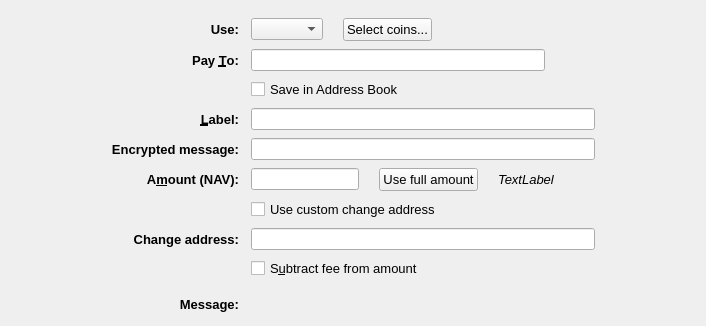
  <widget class="QFrame" name="SendCoins">
   <property name="frameShape">
    <enum>QFrame::NoFrame</enum>
   </property>
   <layout class="QGridLayout" name="gridLayout">
    <property name="topMargin">
     <number>8</number>
    </property>
    <property name="bottomMargin">
     <number>4</number>
    </property>
    <property name="horizontalSpacing">
     <number>12</number>
    </property>
    <property name="verticalSpacing">
     <number>8</number>
    </property>
    <item row="2" column="0">
     <spacer name="horizontalSpacer">
      <property name="orientation">
       <enum>Qt::Horizontal</enum>
      </property>
      <property name="sizeType">
       <enum>QSizePolicy::Maximum</enum>
      </property>
      <property name="sizeHint" stdset="0">
       <size>
        <width>100</width>
        <height>20</height>
       </size>
      </property>
     </spacer>
    </item>
    <item row="17" column="1">
     <widget class="QLabel" name="messageLabel">
      <property name="font">
       <font>
        <pointsize>10</pointsize>
        <weight>75</weight>
        <bold>true</bold>
       </font>
      </property>
      <property name="text">
       <string>Message:</string>
      </property>
      <property name="alignment">
       <set>Qt::AlignRight|Qt::AlignTrailing|Qt::AlignVCenter</set>
      </property>
     </widget>
    </item>
    <item row="1" column="2">
     <layout class="QVBoxLayout" name="verticalLayout">
      <item>
       <layout class="QHBoxLayout" name="horizontalLayout">
        <item>
         <widget class="QComboBox" name="fromBox">
          <property name="focusPolicy">
           <enum>Qt::StrongFocus</enum>
          </property>
          <property name="toolTip">
           <string>&lt;html&gt;&lt;head/&gt;&lt;body&gt;&lt;p&gt;Choose which kind of coins you want to spend.&lt;/p&gt;&lt;/body&gt;&lt;/html&gt;</string>
          </property>
         </widget>
        </item>
        <item>
         <spacer name="horizontalSpacer_4">
          <property name="orientation">
           <enum>Qt::Horizontal</enum>
          </property>
          <property name="sizeType">
           <enum>QSizePolicy::Maximum</enum>
          </property>
          <property name="sizeHint" stdset="0">
           <size>
            <width>20</width>
            <height>20</height>
           </size>
          </property>
         </spacer>
        </item>
        <item>
         <widget class="QPushButton" name="selectCoinsBtn">
          <property name="font">
           <font>
            <pointsize>10</pointsize>
           </font>
          </property>
          <property name="toolTip">
           <string>&lt;html&gt;&lt;head/&gt;&lt;body&gt;&lt;p&gt;By selecting which coins you want to spend, you can greatly improve your privacy. Select coins with a higher mix count when using xNAV, to increase your level of anonymity.&lt;/p&gt;&lt;/body&gt;&lt;/html&gt;</string>
          </property>
          <property name="text">
           <string>Select coins...</string>
          </property>
         </widget>
        </item>
        <item>
         <spacer name="horizontalSpacer_5">
          <property name="orientation">
           <enum>Qt::Horizontal</enum>
          </property>
          <property name="sizeHint" stdset="0">
           <size>
            <width>40</width>
            <height>20</height>
           </size>
          </property>
         </spacer>
        </item>
       </layout>
      </item>
     </layout>
    </item>
    <item row="2" column="1">
     <widget class="QLabel" name="payToLabel">
      <property name="font">
       <font>
        <pointsize>10</pointsize>
        <weight>75</weight>
        <bold>true</bold>
       </font>
      </property>
      <property name="text">
       <string>Pay &amp;To:</string>
      </property>
      <property name="alignment">
       <set>Qt::AlignRight|Qt::AlignTrailing|Qt::AlignVCenter</set>
      </property>
      <property name="buddy">
       <cstring>payTo</cstring>
      </property>
     </widget>
    </item>
    <item row="18" column="2">
     <spacer name="verticalSpacer_2">
      <property name="orientation">
       <enum>Qt::Vertical</enum>
      </property>
      <property name="sizeHint" stdset="0">
       <size>
        <width>20</width>
        <height>10</height>
       </size>
      </property>
     </spacer>
    </item>
    <item row="3" column="2">
     <widget class="QCheckBox" name="addressBookCheckBox">
      <property name="font">
       <font>
        <pointsize>10</pointsize>
       </font>
      </property>
      <property name="focusPolicy">
       <enum>Qt::StrongFocus</enum>
      </property>
      <property name="toolTip">
       <string>Save this address in the address book for later reference.</string>
      </property>
      <property name="text">
       <string>Save in Address Book</string>
      </property>
     </widget>
    </item>
    <item row="12" column="1">
     <widget class="QLabel" name="customChangeLbl">
      <property name="font">
       <font>
        <pointsize>10</pointsize>
        <weight>75</weight>
        <bold>true</bold>
       </font>
      </property>
      <property name="toolTip">
       <string>How much do you want to send?</string>
      </property>
      <property name="text">
       <string>Change address:</string>
      </property>
      <property name="alignment">
       <set>Qt::AlignRight|Qt::AlignTrailing|Qt::AlignVCenter</set>
      </property>
      <property name="buddy">
       <cstring>payAmount</cstring>
      </property>
     </widget>
    </item>
    <item row="6" column="2">
     <widget class="QLineEdit" name="memo">
      <property name="focusPolicy">
       <enum>Qt::StrongFocus</enum>
      </property>
      <property name="toolTip">
       <string>&lt;html&gt;&lt;head/&gt;&lt;body&gt;&lt;p&gt;You can send an encrypted message together with the transaction when using xNAV. This encrypted message can only be read by the receiver.&lt;/p&gt;&lt;/body&gt;&lt;/html&gt;</string>
      </property>
     </widget>
    </item>
    <item row="17" column="2">
     <widget class="QLabel" name="messageTextLabel">
      <property name="toolTip">
       <string>A message that was attached to the odynstock: URI which will be stored with the transaction for your reference. Note: This message will not be sent over the OdynStock network.</string>
      </property>
      <property name="textFormat">
       <enum>Qt::PlainText</enum>
      </property>
     </widget>
    </item>
    <item row="5" column="1">
     <widget class="QLabel" name="labellLabel">
      <property name="font">
       <font>
        <pointsize>10</pointsize>
        <weight>75</weight>
        <bold>true</bold>
       </font>
      </property>
      <property name="text">
       <string>&amp;Label:</string>
      </property>
      <property name="alignment">
       <set>Qt::AlignRight|Qt::AlignTrailing|Qt::AlignVCenter</set>
      </property>
      <property name="buddy">
       <cstring>addAsLabel</cstring>
      </property>
     </widget>
    </item>
    <item row="9" column="1">
     <widget class="QLabel" name="amountLabel">
      <property name="font">
       <font>
        <pointsize>10</pointsize>
        <weight>75</weight>
        <bold>true</bold>
       </font>
      </property>
      <property name="toolTip">
       <string>How much do you want to send?</string>
      </property>
      <property name="text">
       <string>A&amp;mount (NAV):</string>
      </property>
      <property name="alignment">
       <set>Qt::AlignRight|Qt::AlignTrailing|Qt::AlignVCenter</set>
      </property>
      <property name="buddy">
       <cstring>payAmount</cstring>
      </property>
     </widget>
    </item>
    <item row="2" column="2">
     <layout class="QHBoxLayout" name="payToLayout">
      <property name="spacing">
       <number>0</number>
      </property>
      <item>
       <widget class="QValidatedLineEdit" name="payTo">
        <property name="focusPolicy">
         <enum>Qt::StrongFocus</enum>
        </property>
        <property name="toolTip">
         <string>The OdynStock address to send the payment to</string>
        </property>
       </widget>
      </item>
      <item>
       <widget class="QPushButton" name="addressBookButton">
        <property name="focusPolicy">
         <enum>Qt::StrongFocus</enum>
        </property>
        <property name="icon">
         <iconset resource="../odynstock.qrc">
          <normaloff>:/icons/address-book</normaloff>:/icons/address-book</iconset>
        </property>
        <property name="shortcut">
         <string>Alt+A</string>
        </property>
        <property name="flat">
         <bool>true</bool>
        </property>
       </widget>
      </item>
      <item>
       <spacer name="horizontalSpacer_3">
        <property name="orientation">
         <enum>Qt::Horizontal</enum>
        </property>
        <property name="sizeType">
         <enum>QSizePolicy::Maximum</enum>
        </property>
        <property name="sizeHint" stdset="0">
         <size>
          <width>10</width>
          <height>20</height>
         </size>
        </property>
       </spacer>
      </item>
     </layout>
    </item>
    <item row="2" column="3">
     <spacer name="horizontalSpacer_2">
      <property name="orientation">
       <enum>Qt::Horizontal</enum>
      </property>
      <property name="sizeType">
       <enum>QSizePolicy::Maximum</enum>
      </property>
      <property name="sizeHint" stdset="0">
       <size>
        <width>100</width>
        <height>20</height>
       </size>
      </property>
     </spacer>
    </item>
    <item row="12" column="2">
     <widget class="QValidatedLineEdit" name="customChange">
      <property name="focusPolicy">
       <enum>Qt::StrongFocus</enum>
      </property>
      <property name="toolTip">
       <string>&lt;html&gt;&lt;head/&gt;&lt;body&gt;&lt;p&gt;&lt;span style=&quot; font-size:10pt;&quot;&gt;Choose a custom address to which spare change is sent to. Spare change refers to the difference between the amount you are sending and the total amount available from the inputs used in your transaction.&lt;/span&gt;&lt;/p&gt;&lt;/body&gt;&lt;/html&gt;</string>
      </property>
     </widget>
    </item>
    <item row="6" column="1">
     <widget class="QLabel" name="memoLabel">
      <property name="font">
       <font>
        <pointsize>10</pointsize>
        <weight>75</weight>
        <bold>true</bold>
       </font>
      </property>
      <property name="text">
       <string>Encrypted message:</string>
      </property>
      <property name="alignment">
       <set>Qt::AlignRight|Qt::AlignTrailing|Qt::AlignVCenter</set>
      </property>
      <property name="buddy">
       <cstring>payTo</cstring>
      </property>
     </widget>
    </item>
    <item row="0" column="2">
     <spacer name="verticalSpacer">
      <property name="orientation">
       <enum>Qt::Vertical</enum>
      </property>
      <property name="sizeHint" stdset="0">
       <size>
        <width>20</width>
        <height>10</height>
       </size>
      </property>
     </spacer>
    </item>
    <item row="10" column="2">
     <layout class="QHBoxLayout" name="horizontalLayout_5"/>
    </item>
    <item row="5" column="2">
     <widget class="QLineEdit" name="addAsLabel">
      <property name="focusPolicy">
       <enum>Qt::StrongFocus</enum>
      </property>
      <property name="toolTip">
       <string>Enter a label for this address to add it to the list of used addresses</string>
      </property>
     </widget>
    </item>
    <item row="11" column="2">
     <widget class="QCheckBox" name="checkBoxCoinControlChange">
      <property name="font">
       <font>
        <pointsize>10</pointsize>
       </font>
      </property>
      <property name="toolTip">
       <string>&lt;html&gt;&lt;head/&gt;&lt;body&gt;&lt;p&gt;Choose a custom address to which spare change is sent to. Spare change refers to the difference between the amount you are sending and the total amount available from the inputs used in your transaction.&lt;/p&gt;&lt;/body&gt;&lt;/html&gt;</string>
      </property>
      <property name="text">
       <string>Use custom change address</string>
      </property>
     </widget>
    </item>
    <item row="9" column="2">
     <layout class="QHBoxLayout" name="horizontalLayoutAmount" stretch="0,0,0,0,0,0">
      <item>
       <widget class="OdynStockAmountField" name="payAmount">
        <property name="focusPolicy">
         <enum>Qt::StrongFocus</enum>
        </property>
       </widget>
      </item>
      <item>
       <spacer name="horizontalSpacer_6">
        <property name="orientation">
         <enum>Qt::Horizontal</enum>
        </property>
        <property name="sizeType">
         <enum>QSizePolicy::Maximum</enum>
        </property>
        <property name="sizeHint" stdset="0">
         <size>
          <width>20</width>
          <height>20</height>
         </size>
        </property>
       </spacer>
      </item>
      <item>
       <widget class="QPushButton" name="useFullButton">
        <property name="font">
         <font>
          <pointsize>10</pointsize>
         </font>
        </property>
        <property name="text">
         <string>Use full amount</string>
        </property>
       </widget>
      </item>
      <item>
       <spacer name="horizontalSpacer_7">
        <property name="orientation">
         <enum>Qt::Horizontal</enum>
        </property>
        <property name="sizeType">
         <enum>QSizePolicy::Maximum</enum>
        </property>
        <property name="sizeHint" stdset="0">
         <size>
          <width>20</width>
          <height>20</height>
         </size>
        </property>
       </spacer>
      </item>
      <item>
       <widget class="QLabel" name="availableLabel">
        <property name="font">
         <font>
          <pointsize>10</pointsize>
          <italic>true</italic>
         </font>
        </property>
        <property name="text">
         <string>TextLabel</string>
        </property>
       </widget>
      </item>
      <item>
       <spacer name="horizontalSpacer_8">
        <property name="orientation">
         <enum>Qt::Horizontal</enum>
        </property>
        <property name="sizeHint" stdset="0">
         <size>
          <width>40</width>
          <height>20</height>
         </size>
        </property>
       </spacer>
      </item>
     </layout>
    </item>
    <item row="1" column="1">
     <widget class="QLabel" name="payToLabel_2">
      <property name="sizePolicy">
       <sizepolicy hsizetype="Preferred" vsizetype="Expanding">
        <horstretch>0</horstretch>
        <verstretch>0</verstretch>
       </sizepolicy>
      </property>
      <property name="font">
       <font>
        <pointsize>10</pointsize>
        <weight>75</weight>
        <bold>true</bold>
       </font>
      </property>
      <property name="text">
       <string>Use:</string>
      </property>
      <property name="alignment">
       <set>Qt::AlignRight|Qt::AlignTrailing|Qt::AlignVCenter</set>
      </property>
      <property name="buddy">
       <cstring>payTo</cstring>
      </property>
     </widget>
    </item>
    <item row="15" column="2">
     <spacer name="verticalSpacer_3">
      <property name="orientation">
       <enum>Qt::Vertical</enum>
      </property>
      <property name="sizeHint" stdset="0">
       <size>
        <width>20</width>
        <height>10</height>
       </size>
      </property>
     </spacer>
    </item>
    <item row="13" column="2">
     <widget class="QCheckBox" name="checkboxSubtractFeeFromAmount">
      <property name="font">
       <font>
        <pointsize>10</pointsize>
       </font>
      </property>
      <property name="focusPolicy">
       <enum>Qt::StrongFocus</enum>
      </property>
      <property name="toolTip">
       <string>The fee will be deducted from the amount being sent. The recipient will receive less odynstocks than you enter in the amount field. If multiple recipients are selected, the fee is split equally.</string>
      </property>
      <property name="text">
       <string>S&amp;ubtract fee from amount</string>
      </property>
     </widget>
    </item>
   </layout>
  </widget>
